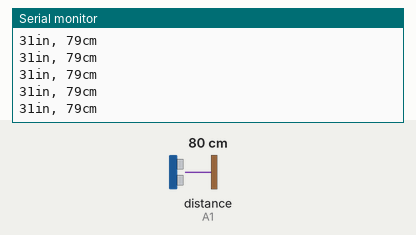
The sketch below on a simulated Arduino Uno, built with avr-gcc and run on an emulated ATmega328P. Shown: the last lines printed to the serial monitor. Wiring (inferred from the names in the program): ultrasonic range finder: trigger A0; echo A1. The inputs (shaded band) are chosen by the test bench; at power-on: distance to the obstacle (sensor on A1) 80 cm. The echo pulse lasts 58.3 µs per cm.

Above: at 1.2 s.
1.3 s: distance to the obstacle (sensor on A1) set to 2 cm
At 1.71 s:
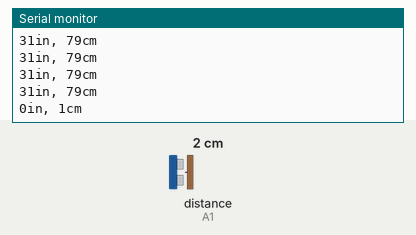
4.3 s: distance to the obstacle (sensor on A1) set to 4 cm
At 4.47 s:
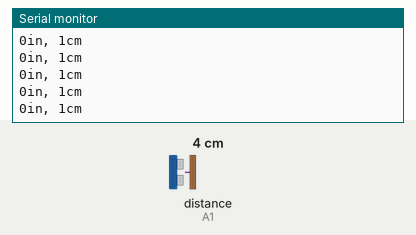
Timing chart, 0 to 7.3 s (numbered marks = the images above; inputs shaded):
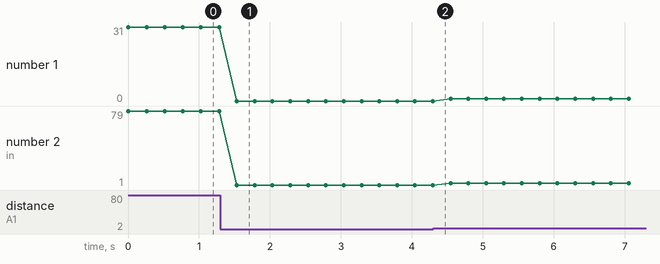

The sketch:

C5_ultrasonicDistGemma.ino
```cpp
int trigPin = A0;
int echoPin = A1;
long duration, cm, inches;

void setup() {
  Serial.begin (9600);
  pinMode(trigPin, OUTPUT);
  pinMode(echoPin, INPUT);
}

void loop() {
  // Sensor triggered by a HIGH pulse of 10 or more microseconds.
  // A short LOW pulse is done to ensure an accurate HIGH pulse:
  digitalWrite(trigPin, LOW);
  delayMicroseconds(5);
  digitalWrite(trigPin, HIGH);
  delayMicroseconds(10);
  digitalWrite(trigPin, LOW);

  pinMode(echoPin, INPUT);
  duration = pulseIn(echoPin, HIGH);

  // Convert time to distance
  cm = (duration/2) / 29.1;     // Divide by 29.1 or multiply by 0.0343
  inches = (duration/2) / 74;   // Divide by 74 or multiply by 0.0135

  Serial.print(inches);
  Serial.print("in, ");
  Serial.print(cm);
  Serial.print("cm");
  Serial.println();

  delay(250);
}
```

Measured:
- after the input at 1.3 s, the serial monitor: prints a new line after 0.23 s (image 1)
- plotted number 1: 31 → 0 after the input at 1.3 s
- plotted number 2: 79 → 1 after the input at 1.3 s, 1 → 3 after the input at 4.3 s
